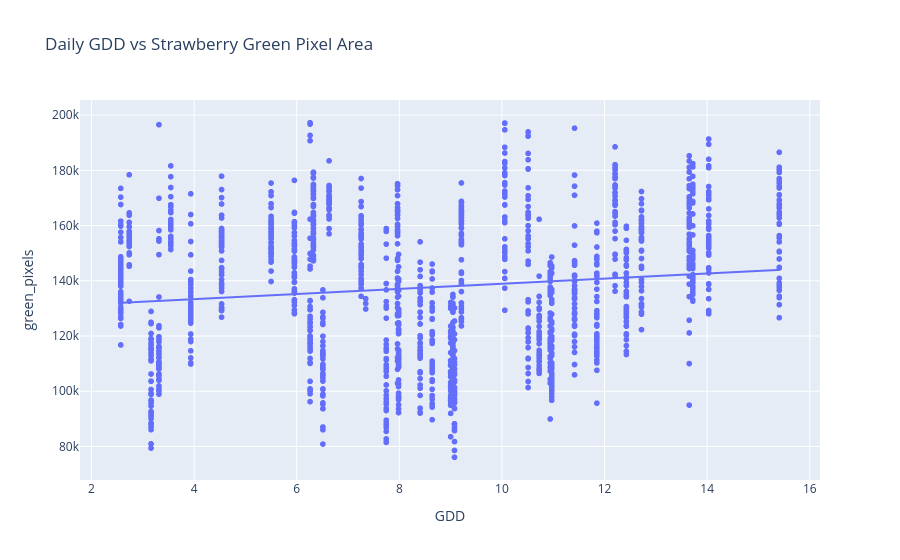

The cell this chart's notebook holds for it:
### Code cell
# remove rows without image / green pixels
df = df.dropna(subset=["green_pixels"])

# scatter plot
fig = px.scatter(
    df,
    x="GDD",
    y="green_pixels",
    trendline="ols",
    title="Daily GDD vs Strawberry Green Pixel Area"
)

fig.show()

### Figure 1 — Plotly figure (JSON) as saved in the notebook; plotly's stock layout.template omitted (floating-point values rounded to 4 significant figures; data arrays with more than 128 entries replaced by an {"elided": "..."} marker saying what was removed)
{"data": [{"hovertemplate": "GDD=%{x}<br>green_pixels=%{y}<extra></extra>", "legendgroup": "", "marker": {"color": "#636efa", "symbol": "circle"}, "mode": "markers", "name": "", "showlegend": false, "type": "scattergl", "x": {"elided": "1557 float values"}, "xaxis": "x", "y": {"elided": "1557 float values"}, "yaxis": "y"}, {"hovertemplate": "<b>OLS trendline</b><br>green_pixels = 929.449 * GDD + 129619<br>R<sup>2</sup>=0.016785<br><br>GDD=%{x}<br>green_pixels=%{y} <b>(trend)</b><extra></extra>", "legendgroup": "", "marker": {"color": "#636efa", "symbol": "circle"}, "mode": "lines", "name": "", "showlegend": false, "type": "scattergl", "x": {"elided": "1557 float values"}, "xaxis": "x", "y": {"elided": "1557 float values"}, "yaxis": "y"}], "layout": {"legend": {"tracegroupgap": 0}, "title": {"text": "Daily GDD vs Strawberry Green Pixel Area"}, "xaxis": {"anchor": "y", "domain": [0, 1], "title": {"text": "GDD"}}, "yaxis": {"anchor": "x", "domain": [0, 1], "title": {"text": "green_pixels"}}}}
